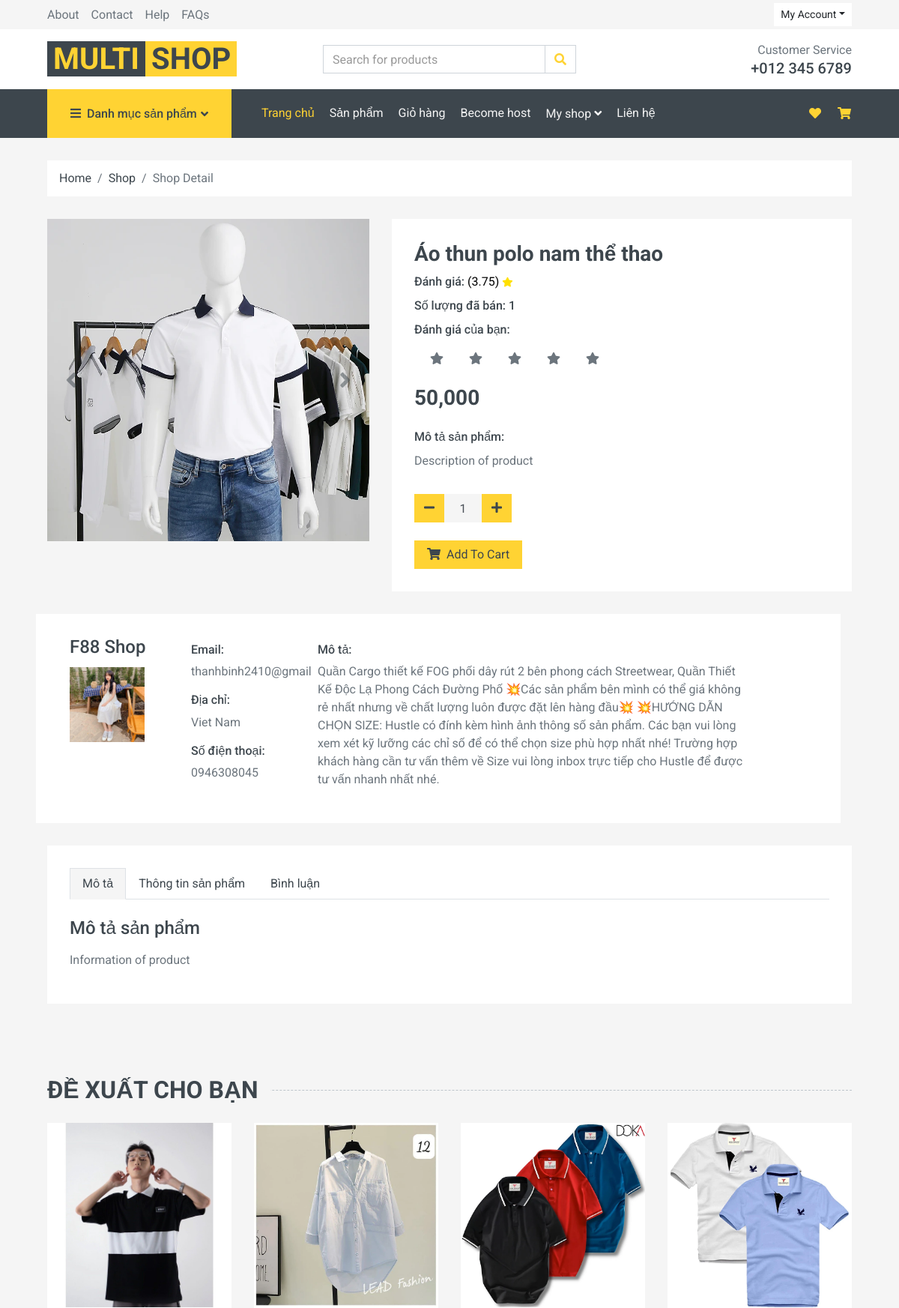
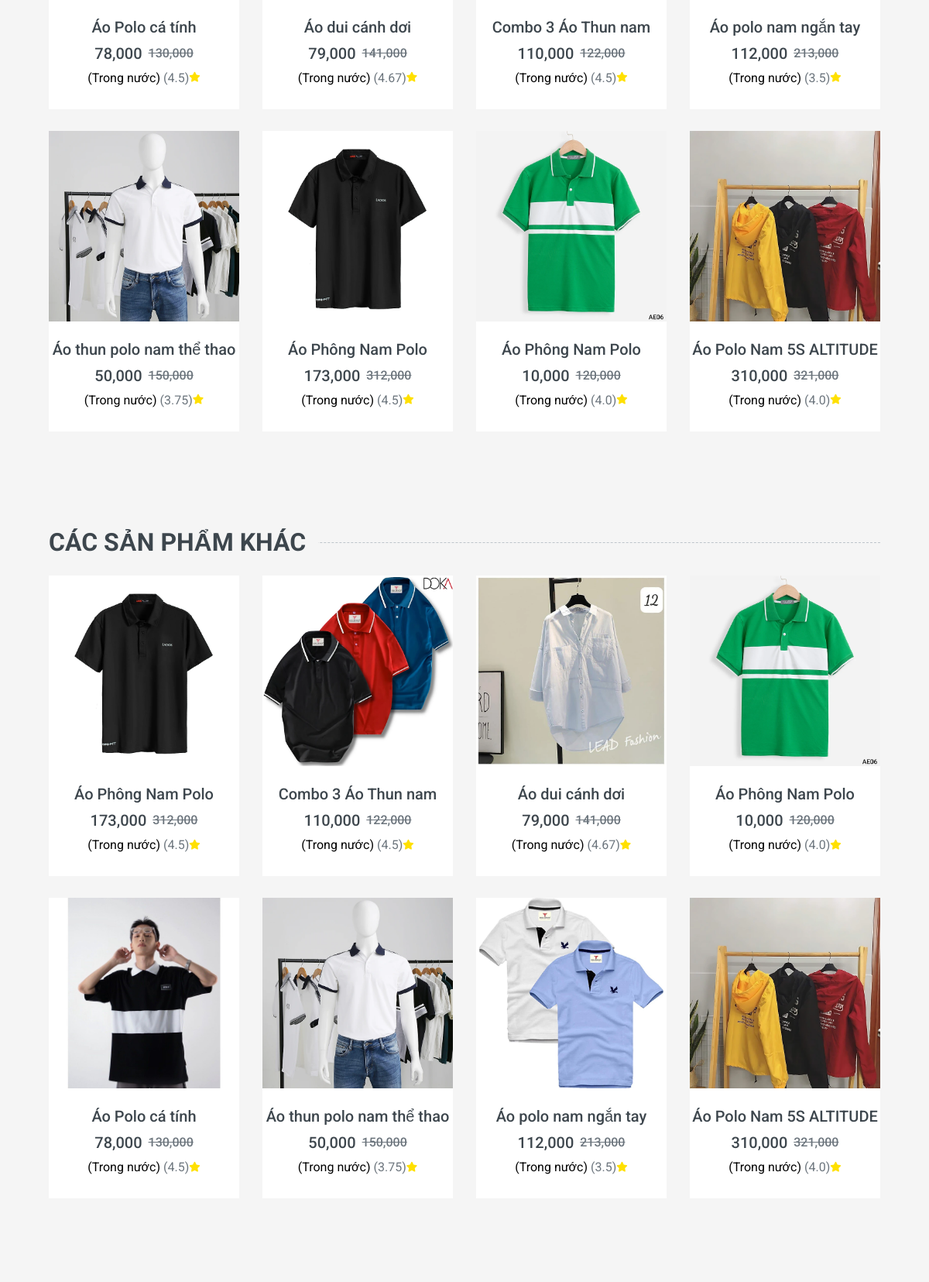
/product/1/ (upper part), run on the app's committed database (2 pictures, top to bottom).
### ecommerce/models.py (models this page shows)
class Product(models.Model):
    product_id = models.AutoField(primary_key=True)
    cate_id = models.ForeignKey(Category, models.DO_NOTHING)
    product_name = models.TextField(blank=True, null=True)
    product_price = models.IntegerField(blank=True, null=True)
    product_price_new = models.IntegerField(blank=True, null=True)
    product_quantity = models.IntegerField(blank=True, null=True)
    product_detail = models.TextField(blank=True, null=True)
    product_status = models.BooleanField(blank=True, null=True)
    rate = models.TextField(blank=True, null=True)
    description = models.TextField(blank=True, null=True)
    information = models.TextField(blank=True, null=True)
    review = models.TextField(blank=True, null=True)
    image_path = models.TextField(blank=True, null=True)
    type = models.TextField(blank=True, null=True)
    class Meta:
        managed = True
        db_table = 'product'
    def calculate_average_rating(self):
        average_rating = Rating.objects.filter(product_id=self.product_id).aggregate(avg_rating=Avg('rating'))['avg_rating']
        if(average_rating == None):
            average_rating = 0
        self.rate = average_rating
        return average_rating

class Shop(models.Model):
    user = models.ForeignKey(User, models.DO_NOTHING)
    shop_name = models.TextField(blank=True, null=True)
    shop_phone = models.TextField(blank=True, null=True)
    shop_address = models.TextField(blank=True, null=True)
    shop_email = models.TextField(blank=True, null=True)
    shop_type = models.TextField(blank=True, null=True)
    shop_description = models.TextField(blank=True, null=True)
    shop_image_path = models.TextField(blank=True, null=True)
    paypal= models.TextField(blank=True, null=True)
    class Meta:
        managed = True
        db_table = 'shop'

### ecommerce/views.py (the view)
# urls.py: path('product/<int:product_id>/', productdetail, name='product_detail'),
def productdetail(request, product_id):
    product = get_object_or_404(Product, product_id=product_id)
    products = Product.objects.all()
    comments = Comment.objects.filter(product_id=product_id)
    rating_values = list(range(1, 6))
    comment_data = []
    for comment in comments:
        comment_data.append({
            'comment': comment.comment,
            'comment_image_path': comment.comment_image_path,
            'date': comment.date,
            'user_firstname': comment.user.first_name,
            'user_lastname': comment.user.last_name,
            'user_profile_image': comment.user_profile.user_image_path
        })
    shopdetail = ShopDetail.objects.get(product_id = product_id).shop_id
    print(shopdetail)
    shop = Shop.objects.get(id = shopdetail)
    if request.user.is_authenticated:
        try:
            rating_user = Rating.objects.get(user=request.user, product_id=product_id).rating
        except Rating.DoesNotExist:
            rating_user = 0
    else:
        rating_user = 0
    sell_quantity = OrderDetail.objects.filter(product_id=product_id, status='Hoàn thành').values('product_id').count()
    if request.user.is_authenticated:
        product_recommend = user_based_collaborative_filtering(request.user.id)
        return render(request, 'home/detail.html', {'product': product, 'products': products, 'comments': comment_data, 'shop': shop, 'rating_values' : rating_values, 'rating_user': rating_user, 'sell_quantity': sell_quantity, 'product_recommend': product_recommend})
    else:
        return render(request, 'home/detail.html', {'product': product, 'products': products, 'comments': comment_data, 'shop': shop, 'rating_values' : rating_values, 'rating_user': rating_user, 'sell_quantity': sell_quantity, 'product_recommend': products})

### ecommerce/templatetags/custom_filter.py (called while the page is built)
@register.filter
def shuffle(value):
    temp = list(value)
    random.shuffle(temp)
    return temp

@register.filter
def format_price(value):
    return intcomma(int(value))

@register.filter
def round_rating(value):
    return round(value,2)

### templates/home/detail.html (shortened to what this page needs)
{% extends "home/base.html" %}
{% load static %}
{% load custom_filter %}
{% block placeholder %}
<body>
    <div class="container-fluid">
        <div class="row px-xl-5">
            <div class="col-12">
                <nav class="breadcrumb bg-light mb-30">
                    <a class="breadcrumb-item text-dark" href="#">Home</a>
                    <a class="breadcrumb-item text-dark" href="#">Shop</a>
                    <span class="breadcrumb-item active">Shop Detail</span>
                </nav>
            </div>
        </div>
    </div>
    <div class="container-fluid pb-5">
        <div class="row px-xl-5">
            <div class="col-lg-5 mb-30">
                <div id="product-carousel" class="carousel slide" data-ride="carousel">
                    <div class="carousel-inner bg-light">
                        <div class="carousel-item active">
                            <img class="w-100 h-100" src="{% static 'img/product' %}/{{ product.image_path}}" alt="Image">
                        </div>
                    </div>
                    <a class="carousel-control-prev" href="#product-carousel" data-slide="prev">
                        <i class="fa fa-2x fa-angle-left text-dark"></i>
                    </a>
                    <a class="carousel-control-next" href="#product-carousel" data-slide="next">
                        <i class="fa fa-2x fa-angle-right text-dark"></i>
                    </a>
                </div>
            </div>
            <div class="col-lg-7 h-auto mb-30">
                <div class="h-100 bg-light p-30">
                    <h3>{{ product.product_name}}</h3>
                    <div class="d-flex mb-2 ">
                        <div class="text-primary">
                                <h6 style="display: inline;">Đánh giá: </h6>
                                <a style="display: inline; color: black;">({{ product.calculate_average_rating|round_rating }}) </a><small style="color: #ffe000;" class="fas fa-star"></small>
                        </div>
                    </div>
                    <div class="d-flex mb-2 ">
                        <div class="text-primary">
                            <h6 style="display: inline;">Số lượng đã bán: {{ sell_quantity }}</h6>
                        </div>
                    </div>
                    <div class="d-flex mb-2 ">
                        <div class="text-primary">
                            <h6 style="display: inline;">Đánh giá của bạn: </h6>
                        </div>
                    </div>
                    <div class="d-flex mb-3">
                        {% for rating_value in rating_values %}
                          <a class="btn ml-2" style="display: inline;" href="/rating/{{ product.product_id }}/{{ rating_value }}">
                            {% if rating_value <= rating_user %}
                              <i class="fas fa-star" style="color: #ffe000;"></i>
                            {% else %}
                              <i class="fas fa-star"></i>
                            {% endif %}
                          </a>
                        {% endfor %}
                      </div>
                    <h3 class="font-weight-semi-bold mb-4">{{ product.product_price_new|format_price }}</h3>
                    <div class="d-flex mb-2 ">
                        <div class="text-primary">
                            <h6 style="display: inline;">Mô tả sản phẩm: </h6>
                        </div>
                    </div>
                    <p class="mb-4">{{ product.description }}</p>
                    <form method="POST" action="{% url 'add_to_cart' product_id=product.product_id %}">
                        <div class="d-flex align-items-center mb-4 pt-2">
                            <div class="input-group quantity mr-3" style="width: 130px;">
                                <div class="input-group-btn">
                                    <button class="btn btn-primary btn-minus" type="button">
                                        <i class="fa fa-minus"></i>
                                    </button>
                                </div>
                                <input type="text" class="form-control bg-secondary border-0 text-center" name="quantity" min="1"
                                    id="quantity-input" value="1">
                                <div class="input-group-btn">
                                    <button class="btn btn-primary btn-plus" type="button">
                                        <i class="fa fa-plus"></i>
                                    </button>
                                </div>
                            </div>
                        </div>
                        <button class="btn btn-primary px-3" type="submit">
                            <i class="fa fa-shopping-cart mr-1"></i> Add To Cart
                        </button>
                    </form>
                </div>
            </div>
            <div class="col-lg-12 h-auto mb-30">
                <div class="h-100 col-lg-12 bg-light p-30 row">
                    <div class="h-100 col-lg-2 bg-light">
                        <h4>{{ shop.shop_name }}</h4>
                        <img src="{% static 'img/user_image' %}/{{ shop.shop_image_path }}" alt="Image" class="img-fluid mr-3 mt-1 mb-2" style="width: 100px;">
                    </div>
                    <div class="h-100 col-lg-2 bg-light p-2">
                        <h6 class="font-weight-semi-bold">Email:</h6>
                        <p>{{ shop.shop_email }}</p>
                        <h6 class="font-weight-semi-bold mb-2">Địa chỉ:</h6>
                        <p>{{ shop.shop_address }}</p>
                        <h6 class="font-weight-semi-bold mb-2">Số điện thoại:</h6>
                        <p>{{ shop.shop_phone }}</p>
                    </div>
                    <div class="h-100 col-lg-7 bg-light p-2">
                        <h6 class="font-weight-semi-bold mb-2">Mô tả:</h6>
                        <p class="mb-2">{{ shop.shop_description }}</p>
                    </div>
                </div>
            </div>
        </div>
        <div class="row px-xl-5">
            <div class="col">
                <div class="bg-light p-30">
                    <div class="nav nav-tabs mb-4">
                        <a class="nav-item nav-link text-dark active" data-toggle="tab"
                            href="#tab-pane-1">Mô tả</a>
                        <a class="nav-item nav-link text-dark" data-toggle="tab" href="#tab-pane-2">Thông tin sản phẩm</a>
                        <a class="nav-item nav-link text-dark" data-toggle="tab" href="#tab-pane-3">Bình luận</a>
                    </div>
                    <div class="tab-content">
                        <div class="tab-pane fade show active" id="tab-pane-1">
                            <h4 class="mb-3">Mô tả sản phẩm</h4>
                            <p>{{ product.information }}</p>
                        </div>
                    </div>
                </div>
            </div>
        </div>
    </div>
    <div class="container-fluid py-5">
        <h2 class="section-title position-relative text-uppercase mx-xl-5 mb-4"><span class="bg-secondary pr-3">Đề xuất cho bạn</span></h2>
        <div class="row px-xl-5">
            {% for product in product_recommend|slice:":8"|shuffle %}
            <div class="col-lg-3 col-md-4 col-sm-6 pb-1">
                <div class="product-item bg-light mb-4">
                    <div class="product-img position-relative overflow-hidden">
                        <img class="img-fluid w-100" src="{% static 'img/product' %}/{{ product.image_path}}" alt="">
                        <div class="product-action">
                        </div>
                    </div>
                    <div class="text-center py-4">
                        <a class="h5 text-decoration-none text-truncate" href="/product/{{ product.product_id }}">{{ product.product_name }}</a>
                        <div class="d-flex align-items-center justify-content-center mt-2">
                            <h5>{{ product.product_price_new|format_price }}</h5>
                            <h6 class="text-muted ml-2"><del>{{ product.product_price|format_price }}</del></h6>
                        </div>
                        <div class="d-flex align-items-center justify-content-center mb-1">
                            <a style="display: inline; color: black;" class="mr-1">({{product.type}})</a>
                            <a style="display: inline;">({{ product.calculate_average_rating|round_rating }}) </a><small style="color: #ffe000;" class="fas fa-star"></small>
                        </div>
                    </div>
                </div>
            </div>
            {% endfor %}
        </div>
    </div>
    <div class="container-fluid py-5">
        <h2 class="section-title position-relative text-uppercase mx-xl-5 mb-4"><span class="bg-secondary pr-3">Các sản phẩm khác</span></h2>
        <div class="row px-xl-5">
            {% for product in products|slice:":8"|shuffle %}
            <div class="col-lg-3 col-md-4 col-sm-6 pb-1">
                <div class="product-item bg-light mb-4">
                    <div class="product-img position-relative overflow-hidden">
                        <img class="img-fluid w-100" src="{% static 'img/product' %}/{{ product.image_path}}" alt="">
                        <div class="product-action">
                        </div>
                    </div>
                    <div class="text-center py-4">
                        <a class="h5 text-decoration-none text-truncate" href="/product/{{ product.product_id }}">{{ product.product_name }}</a>
                        <div class="d-flex align-items-center justify-content-center mt-2">
                            <h5>{{ product.product_price_new|format_price }}</h5>
                            <h6 class="text-muted ml-2"><del>{{ product.product_price|format_price }}</del></h6>
                        </div>
                        <div class="d-flex align-items-center justify-content-center mb-1">
                            <a style="display: inline; color: black;" class="mr-1">({{product.type}})</a>
                            <a style="display: inline;">({{ product.calculate_average_rating|round_rating }}) </a><small style="color: #ffe000;" class="fas fa-star"></small>
                        </div>
                    </div>
                </div>
            </div>
            {% endfor %}
        </div>
    </div>
    {% endblock %}

### data on the page
Product: image_path (picture), product_name "Áo thun polo nam thể thao", calculate_average_rating "3.75", product_price_new "50,000", description "Description of product", information "Information of product", product_price "150,000", type "Trong nước"
Shop: shop_name "F88 Shop", shop_image_path (picture), shop_email "thanhbinh2410@gmail.com", shop_address "Viet Nam", shop_phone "0946308045", shop_description "Quần Cargo thiết kế FOG phối dây rút 2 bên phong cách Streetwear, Quần Thiết Kế Độc Lạ Phong Cách Đường Phố 💥Các sản phẩm bên mình có thể giá không rẻ nhất nhưng về chất lượng luôn được đặt lên hàng đầu💥 💥HƯỚNG DẪN CHỌN SIZE: Hustle có đính kèm hình ảnh thông số sản phẩm. Các bạn vui lòng xem xét kỹ lưỡng các chỉ số để có thể chọn size phù hợp nhất nhé! Trường hợp khách hàng cần tư vấn thêm về Size vui lòng inbox trực tiếp cho Hustle để được tư vấn nhanh nhất nhé."
Product: image_path (picture), product_name "Áo Polo cá tính", product_price_new "78,000", product_price "130,000", type "Trong nước", calculate_average_rating "4.5"
Product: image_path (picture), product_name "Áo dui cánh dơi", product_price_new "79,000", product_price "141,000", type "Trong nước", calculate_average_rating "4.67"
Product: image_path (picture), product_name "Combo 3 Áo Thun nam", product_price_new "110,000", product_price "122,000", type "Trong nước", calculate_average_rating "4.5"
Product: image_path (picture), product_name "Áo polo nam ngắn tay", product_price_new "112,000", product_price "213,000", type "Trong nước", calculate_average_rating "3.5"
Product: image_path (picture), product_name "Áo Phông Nam Polo", product_price_new "173,000", product_price "312,000", type "Trong nước", calculate_average_rating "4.5"
Product: image_path (picture), product_name "Áo Phông Nam Polo", product_price_new "10,000", product_price "120,000", type "Trong nước", calculate_average_rating "4.0"
Product: image_path (picture), product_name "Áo Polo Nam 5S ALTITUDE", product_price_new "310,000", product_price "321,000", type "Trong nước", calculate_average_rating "4.0"

### other printed values
{{ sell_quantity }} "1"
